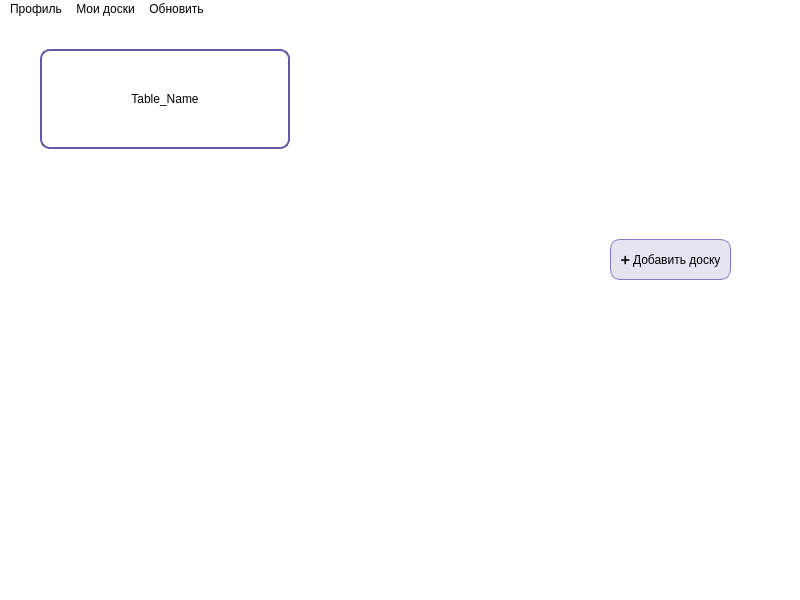
<?xml version="1.0" encoding="UTF-8"?>
<ui version="4.0">
 <class>MainWindow</class>
 <widget class="QMainWindow" name="MainWindow">
  <property name="geometry">
   <rect>
    <x>0</x>
    <y>0</y>
    <width>800</width>
    <height>600</height>
   </rect>
  </property>
  <property name="windowTitle">
   <string>MainWindow</string>
  </property>
  <property name="styleSheet">
   <string notr="true">background-color: rgb(255, 255, 255);</string>
  </property>
  <widget class="QWidget" name="centralwidget">
   <widget class="QTableWidget" name="tableWidget">
    <property name="geometry">
     <rect>
      <x>50</x>
      <y>100</y>
      <width>681</width>
      <height>191</height>
     </rect>
    </property>
    <property name="rowCount">
     <number>0</number>
    </property>
    <property name="columnCount">
     <number>3</number>
    </property>
    <column>
     <property name="text">
      <string>Надо сделать</string>
     </property>
    </column>
    <column>
     <property name="text">
      <string>В процессе</string>
     </property>
    </column>
    <column>
     <property name="text">
      <string>Готово!</string>
     </property>
    </column>
   </widget>
   <widget class="QScrollArea" name="scrollArea">
    <property name="geometry">
     <rect>
      <x>0</x>
      <y>-20</y>
      <width>791</width>
      <height>561</height>
     </rect>
    </property>
    <property name="palette">
     <palette>
      <active>
       <colorrole role="Button">
        <brush brushstyle="SolidPattern">
         <color alpha="255">
          <red>255</red>
          <green>255</green>
          <blue>255</blue>
         </color>
        </brush>
       </colorrole>
       <colorrole role="Base">
        <brush brushstyle="SolidPattern">
         <color alpha="255">
          <red>255</red>
          <green>255</green>
          <blue>255</blue>
         </color>
        </brush>
       </colorrole>
       <colorrole role="Window">
        <brush brushstyle="SolidPattern">
         <color alpha="255">
          <red>255</red>
          <green>255</green>
          <blue>255</blue>
         </color>
        </brush>
       </colorrole>
      </active>
      <inactive>
       <colorrole role="Button">
        <brush brushstyle="SolidPattern">
         <color alpha="255">
          <red>255</red>
          <green>255</green>
          <blue>255</blue>
         </color>
        </brush>
       </colorrole>
       <colorrole role="Base">
        <brush brushstyle="SolidPattern">
         <color alpha="255">
          <red>255</red>
          <green>255</green>
          <blue>255</blue>
         </color>
        </brush>
       </colorrole>
       <colorrole role="Window">
        <brush brushstyle="SolidPattern">
         <color alpha="255">
          <red>255</red>
          <green>255</green>
          <blue>255</blue>
         </color>
        </brush>
       </colorrole>
      </inactive>
      <disabled>
       <colorrole role="Button">
        <brush brushstyle="SolidPattern">
         <color alpha="255">
          <red>255</red>
          <green>255</green>
          <blue>255</blue>
         </color>
        </brush>
       </colorrole>
       <colorrole role="Base">
        <brush brushstyle="SolidPattern">
         <color alpha="255">
          <red>255</red>
          <green>255</green>
          <blue>255</blue>
         </color>
        </brush>
       </colorrole>
       <colorrole role="Window">
        <brush brushstyle="SolidPattern">
         <color alpha="255">
          <red>255</red>
          <green>255</green>
          <blue>255</blue>
         </color>
        </brush>
       </colorrole>
      </disabled>
     </palette>
    </property>
    <property name="styleSheet">
     <string notr="true">QScrollBar:vertical {
        width: 10px;
        background-color: rgb(255, 255, 255);
}</string>
    </property>
    <property name="frameShape">
     <enum>QFrame::NoFrame</enum>
    </property>
    <property name="frameShadow">
     <enum>QFrame::Plain</enum>
    </property>
    <property name="widgetResizable">
     <bool>true</bool>
    </property>
    <widget class="QWidget" name="scrollAreaWidgetContents">
     <property name="geometry">
      <rect>
       <x>0</x>
       <y>0</y>
       <width>791</width>
       <height>561</height>
      </rect>
     </property>
     <widget class="QPushButton" name="add_table_btn">
      <property name="geometry">
       <rect>
        <x>610</x>
        <y>240</y>
        <width>121</width>
        <height>41</height>
       </rect>
      </property>
      <property name="cursor">
       <cursorShape>PointingHandCursor</cursorShape>
      </property>
      <property name="styleSheet">
       <string notr="true">background-color: #E6E4F0;
border-radius: 10px;
border-width: 1px 1px 1px 1px;
border-style: solid;
border-color: #8777C5;
font: 500 12px &quot;Work Sans&quot;;</string>
      </property>
      <property name="text">
       <string>➕ Добавить доску</string>
      </property>
     </widget>
     <widget class="QPushButton" name="table_name">
      <property name="geometry">
       <rect>
        <x>40</x>
        <y>50</y>
        <width>250</width>
        <height>100</height>
       </rect>
      </property>
      <property name="styleSheet">
       <string notr="true">background-color: rgb(255, 255, 255);
border-radius: 10px;
border-width: 2px 2px 2px 2px;
border-style: solid;
border-color: #6757A5;
font: 600 13px &quot;Work Sans&quot;;</string>
      </property>
      <property name="text">
       <string>Table_Name</string>
      </property>
     </widget>
    </widget>
   </widget>
  </widget>
  <widget class="QMenuBar" name="menubar">
   <property name="geometry">
    <rect>
     <x>0</x>
     <y>0</y>
     <width>800</width>
     <height>22</height>
    </rect>
   </property>
   <widget class="QMenu" name="menu">
    <property name="title">
     <string>Профиль</string>
    </property>
    <addaction name="action"/>
    <addaction name="action_2"/>
   </widget>
   <widget class="QMenu" name="menu_2">
    <property name="title">
     <string>Мои доски</string>
    </property>
    <addaction name="action_3"/>
    <addaction name="action_4"/>
   </widget>
   <widget class="QMenu" name="update">
    <property name="title">
     <string>Обновить</string>
    </property>
    <addaction name="update_act"/>
   </widget>
   <addaction name="menu"/>
   <addaction name="menu_2"/>
   <addaction name="update"/>
  </widget>
  <widget class="QStatusBar" name="statusbar"/>
  <action name="action">
   <property name="text">
    <string>Изсенить пароль</string>
   </property>
  </action>
  <action name="action_2">
   <property name="text">
    <string>Изменить логин</string>
   </property>
  </action>
  <action name="action_3">
   <property name="text">
    <string>Мои личные доски</string>
   </property>
  </action>
  <action name="action_4">
   <property name="text">
    <string>Соавторство в досках</string>
   </property>
  </action>
  <action name="update_act">
   <property name="text">
    <string>Обновить</string>
   </property>
  </action>
 </widget>
 <resources/>
 <connections/>
</ui>
